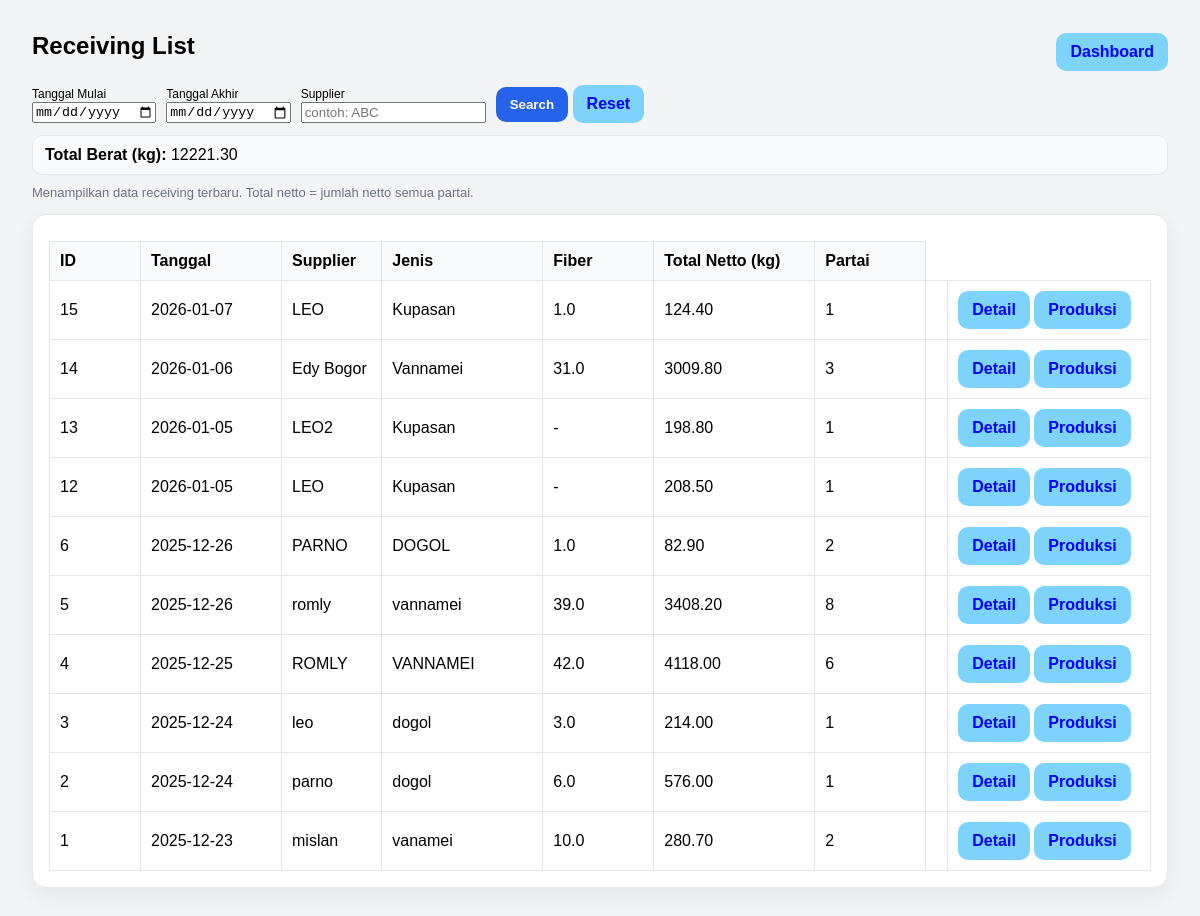
The app's page /receiving/list (signed in), older data.
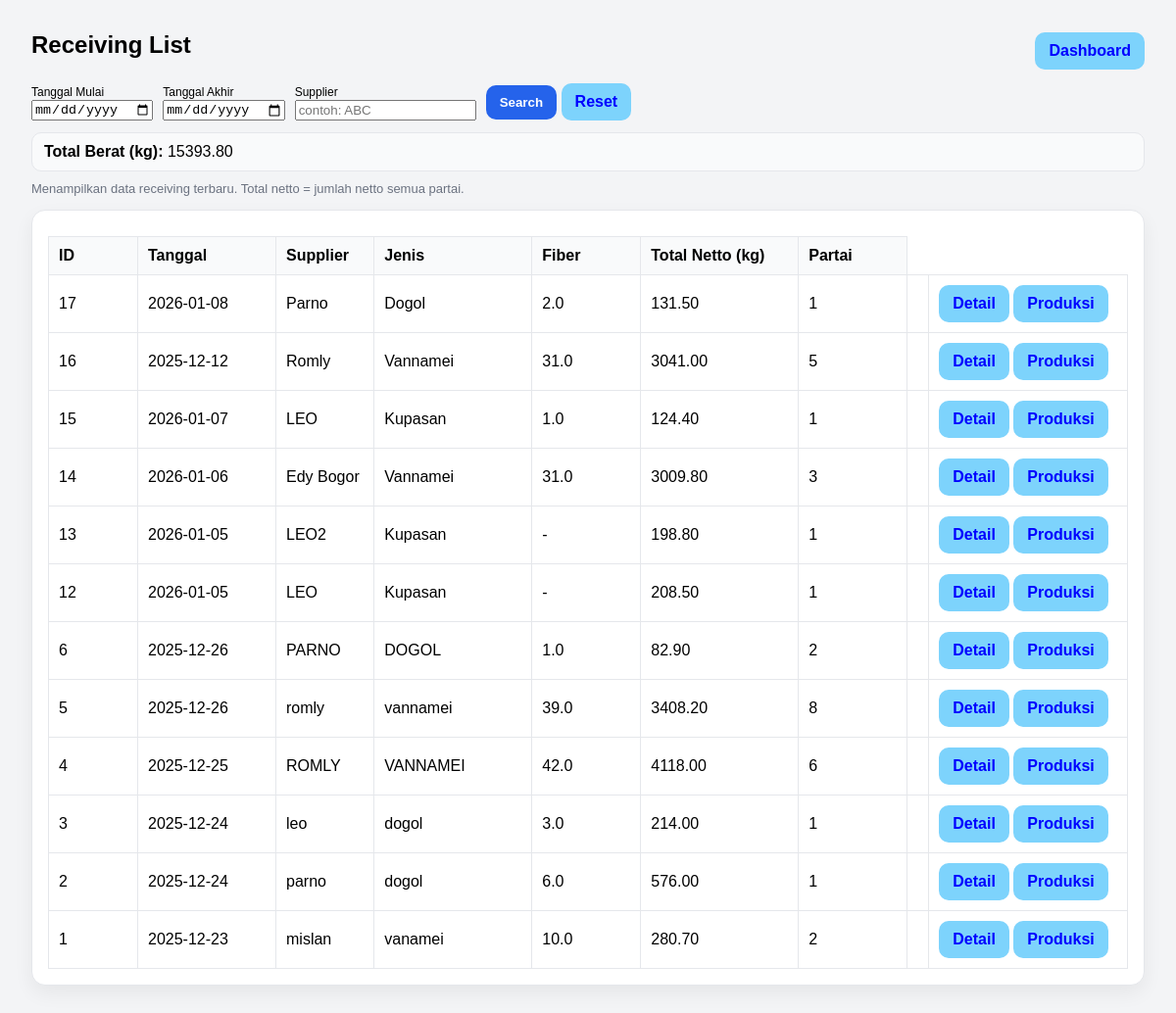
The same page, newer data.
### tables this page shows
CREATE TABLE receiving_header (
            id INTEGER PRIMARY KEY AUTOINCREMENT,
            tanggal TEXT NOT NULL,
            supplier TEXT NOT NULL,
            jenis TEXT,
            fiber REAL,
            created_at TEXT DEFAULT (datetime('now','localtime'))
        , is_test INTEGER DEFAULT 0);

### app.py (the view)
@app.route("/receiving/list")
def receiving_list():
    if not require_login():
        return redirect(url_for("login"))
    start = (request.args.get("start") or "").strip()
    end = (request.args.get("end") or "").strip()
    supplier_q = (request.args.get("supplier") or "").strip()
    where = []
    params = []
    if start and end:
        where.append("h.tanggal BETWEEN ? AND ?")
        params.extend([start, end])
    elif start:
        where.append("h.tanggal >= ?")
        params.append(start)
    elif end:
        where.append("h.tanggal <= ?")
        params.append(end)
    if supplier_q:
        where.append("LOWER(h.supplier) LIKE ?")
        params.append(f"%{supplier_q.lower()}%")
    where_sql = ("WHERE " + " AND ".join(where)) if where else ""
    conn = get_conn()
    rows = conn.execute(f"""
        SELECT
            h.id,
            h.tanggal,
            h.supplier,
            h.jenis,
            h.fiber,
            COALESCE(SUM(COALESCE(p.netto, 0)), 0) AS total_netto,
            COUNT(p.id) AS jml_partai
        FROM receiving_header h
        LEFT JOIN receiving_partai p ON p.header_id = h.id
        {where_sql}
        GROUP BY h.id
        ORDER BY h.id DESC
    """, params).fetchall()
    total_berat = sum([(r["total_netto"] or 0) for r in rows])
    conn.close()
    return render_template(
        "receiving_list.html",
        rows=[dict(r) for r in rows],
        start=start,
        end=end,
        supplier=supplier_q,
        total_berat=total_berat
    )

### app.py (called while the page is built)
def require_login() -> bool:
    return bool(session.get("user"))

### db.py (called while the page is built)
def get_conn():
    conn = sqlite3.connect(
        DB_NAME,
        timeout=10,              # tunggu 10 detik sebelum error
        isolation_level=None     # autocommit mode (lebih aman utk web)
    )
    conn.row_factory = sqlite3.Row
    conn.execute("PRAGMA foreign_keys = ON;")
    conn.execute("PRAGMA journal_mode = WAL;")  # penting!
    return conn

### templates/receiving_list.html (shortened to what this page needs)
<!doctype html>
<html lang="id">
<head>
</head>
<body>
  <div class="top">
    <h2>Receiving List</h2>
    <div style="display:flex; gap:10px;">
      <a class="btn btn-secondary" href="/dashboard">Dashboard</a>
    </div>
  </div>
  <form method="get" action="/receiving/list" style="display:flex; gap:10px; align-items:end; flex-wrap:wrap; margin:12px 0;">
  <div>
    <label style="font-size:12px;">Tanggal Mulai</label><br>
    <input type="date" name="start" value="{{ start or '' }}">
  </div>
  <div>
    <label style="font-size:12px;">Tanggal Akhir</label><br>
    <input type="date" name="end" value="{{ end or '' }}">
  </div>
  <div>
    <label style="font-size:12px;">Supplier</label><br>
    <input type="text" name="supplier" placeholder="contoh: ABC" value="{{ supplier or '' }}">
  </div>
  <div>
    <button type="submit" class="btn btn-primary">Search</button>
    <a href="/receiving/list" class="btn btn-secondary" style="text-decoration:none; display:inline-block;">Reset</a>
  </div>
</form>
<div style="margin:10px 0; padding:10px 12px; background:#f9fafb; border:1px solid #e5e7eb; border-radius:10px;">
  <b>Total Berat (kg):</b> {{ "%.2f"|format(total_berat or 0) }}
</div>
  <div class="muted">Menampilkan data receiving terbaru. Total netto = jumlah netto semua partai.</div>
  <div class="card" style="margin-top:14px;">
    <table>
      <thead>
        <tr>
          <th style="width:70px;">ID</th>
          <th style="width:120px;">Tanggal</th>
          <th>Supplier</th>
          <th style="width:140px;">Jenis</th>
          <th style="width:90px;">Fiber</th>
          <th style="width:140px;">Total Netto (kg)</th>
          <th style="width:90px;">Partai</th>
        </tr>
      </thead>
      <tbody>
        {% for r in rows %}
        <tr>
          <td>{{ r.id }}</td>
          <td>{{ r.tanggal }}</td>
          <td>{{ r.supplier }}</td>
          <td>{{ r["jenis"] or "-" }}</td>
          <td>{{ r["fiber"] if r["fiber"] is not none else "-" }}</td>
          <td>{{ "%.2f"|format(r["total_netto"] or 0) }}</td>
          <td>{{ r["jml_partai"] }}</td>
          <td class="actions">
            <td>
            <a class="btn btn-secondary btn-sm" href="/receiving/{{ r.id }}">Detail</a>
            <a class="btn btn-secondary btn-sm" href="/production/{{ r.id }}">Produksi</a>
            </td>
          </td>
        </tr>
        {% endfor %}
      </tbody>
    </table>
  </div>
</body>
</html>

Row changes from the older to the newer data that the page shows:
added receiving_header: id "17", tanggal "2026-01-08", supplier "Parno", jenis "Dogol", fiber "2.0", r "131.50", jml_partai "1"
added receiving_header: id "16", tanggal "2025-12-12", supplier "Romly", jenis "Vannamei", fiber "31.0", r "3041.00", jml_partai "5"
Text that changed along with them:
{{ "%.2f"|format(total_berat or 0) }}: "12221.30" → "15393.80"
